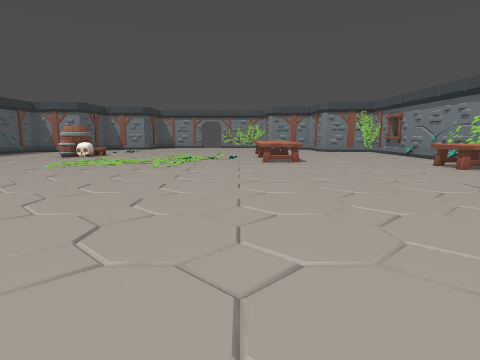
view 1 (above)

18 first-person views from a walk through a Godot game level. The camera is 1.3 m above the floor, tilts 8° down and sees 75° across. The floor is counted in squares, 1 m on a side. Each view is taken from the middle of a square. On the plan, view 1 faces up. The plan holds only what a view shows up to about 14 squares ahead; the rest is blank.

view 2
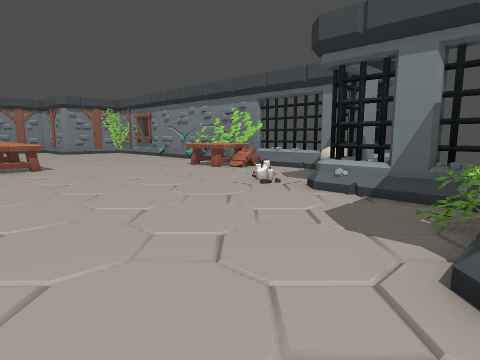

view 3
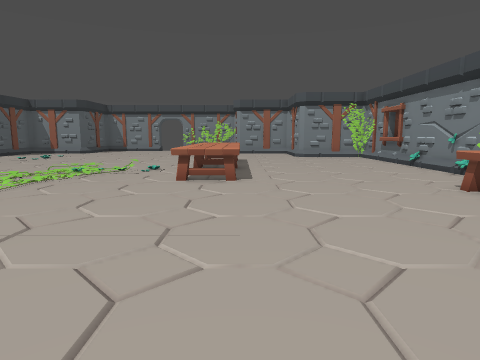

view 4
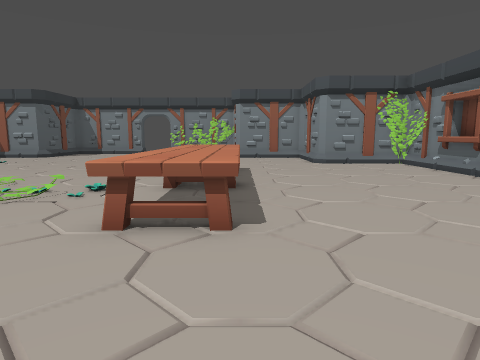

view 5
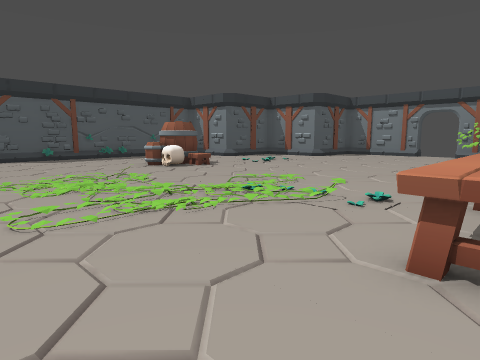

view 6
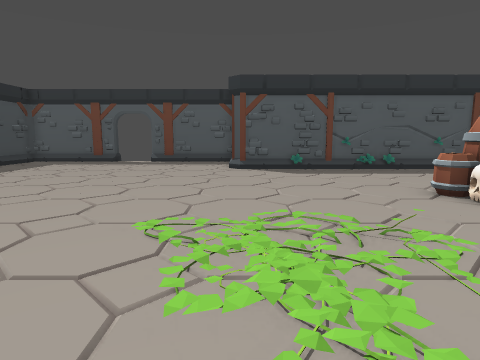

view 7
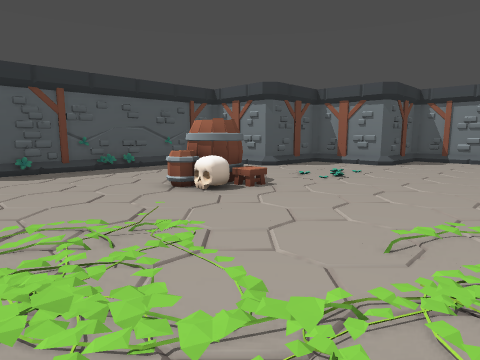

view 8
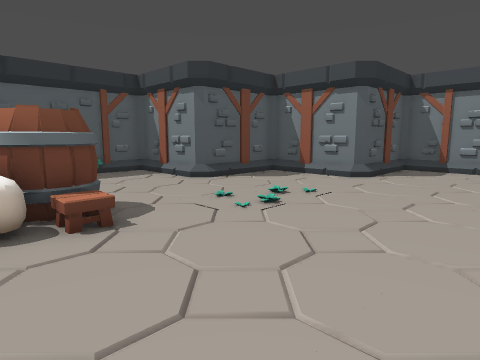

view 9
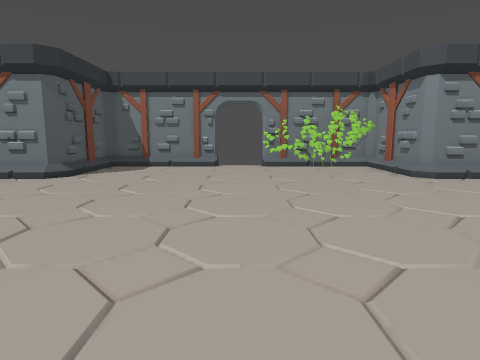

view 10
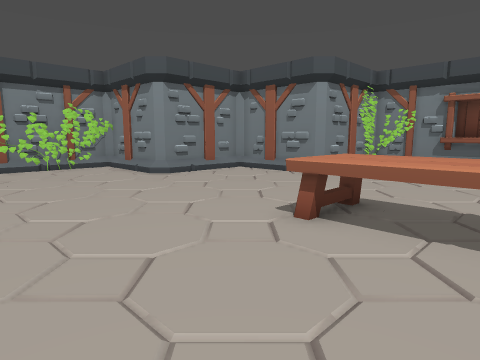

view 11
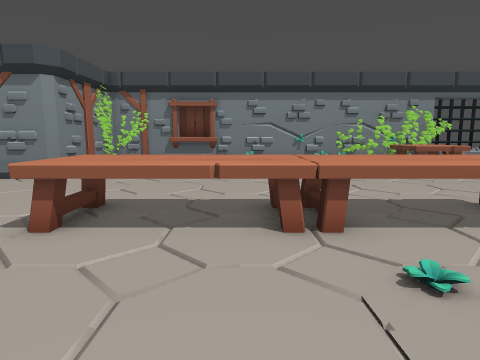

view 12
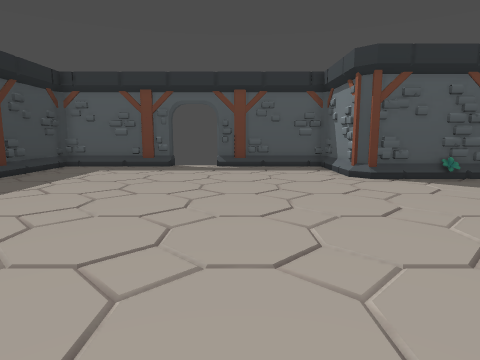

view 13
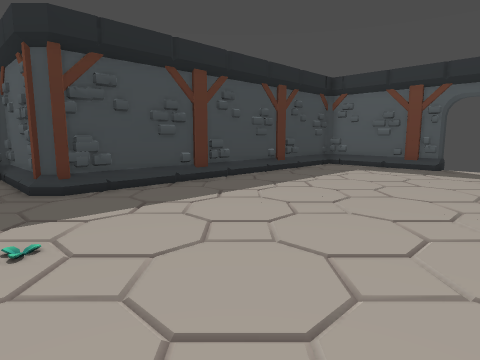

view 14
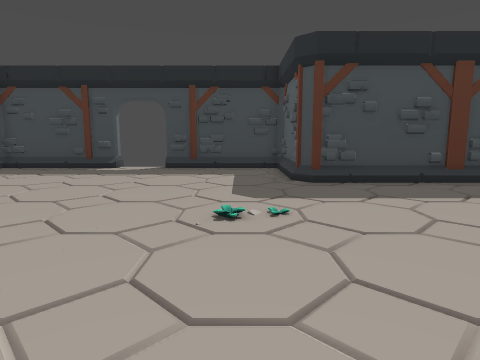

view 15
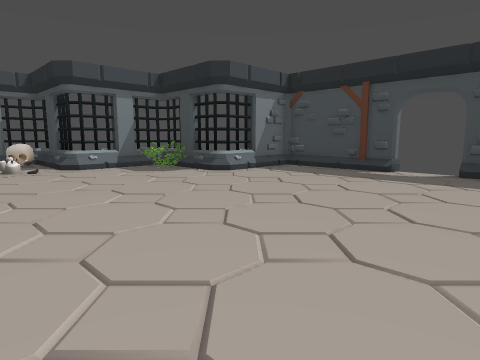

view 16
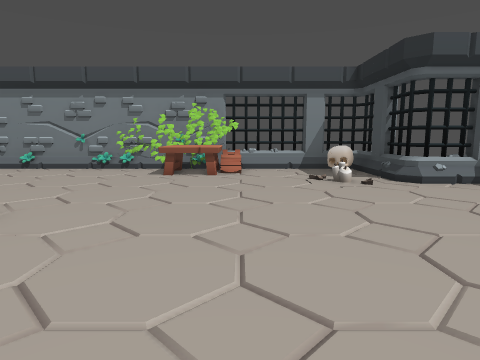

view 17
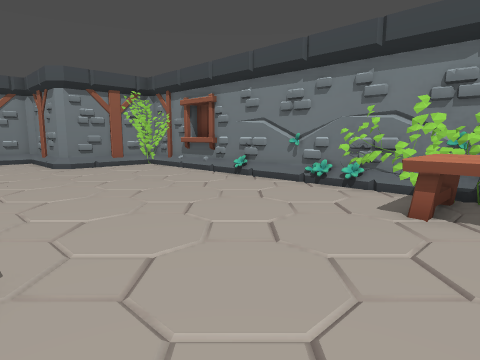

view 18
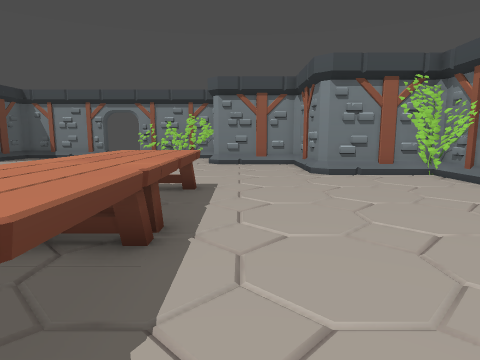

### Floor plan
Key: @ floor where view 1 was taken; # wall or solid block; x gap in a wall; . floor; / step, stairs or slope; = window, fence, low wall or low ledge; T table; C chair; S skull; B barrel; O other object.
Columns run from 21 left of view 1 to 11 right of it. Each row starts with its distance up from view 1.
 34             #####x x#####
 33             #...........#
 32             #...........#
 31             #...........#
 30         #####...........#####
 29         #...................#
 28         #...................#
 27         #...................#
 26     #####...................#####
 25     #...........................#
 24     #...........................#
 23     #.................TTT.......#
 22     #.  ..............TTT.......#
 21     #...  BBO.........TTT.......#
 20     #.....BSS.........TTT.......#
 19     #.....BS.....//...TTT.......#
 18     #.............////TTT.......#
 17     #............////.TTT.......#
 16     #........//..///..TTT.......#
 15     #........//////...TTT.......#
 14 #####.........//.//............##
 13 #............./.../...........TT#
 12 #.............................TT#
 11 #............................./C#
 10 #...............................#
  9 x...............................#
  8  ...........................O...#
  7 x..............................S#
  6 #...........................#=###
  5 #...........................=
  4 #...........................#
  3 #.........................==#
  2 #############...........#=###
  1             #...........=
  0             #........@..#
 -1             #...........#
 -2             #####x x#####

Positions as (right, up) in squares from view 1, and headings:
1: (0, 0), facing up
2: (0, 2), facing up-right
3: (3, 6), facing up
4: (3, 11), facing up
5: (2, 12), facing up-left
6: (-3, 14), facing left
7: (-3, 14), facing up-left
8: (-4, 19), facing up-left
9: (-3, 20), facing up
10: (-3, 20), facing up-right
11: (-3, 20), facing right
12: (-7, 10), facing left
13: (-7, 10), facing down-left
14: (-7, 11), facing down
15: (-6, 10), facing down-right
16: (-2, 11), facing right
17: (3, 12), facing up-right
18: (4, 15), facing up
